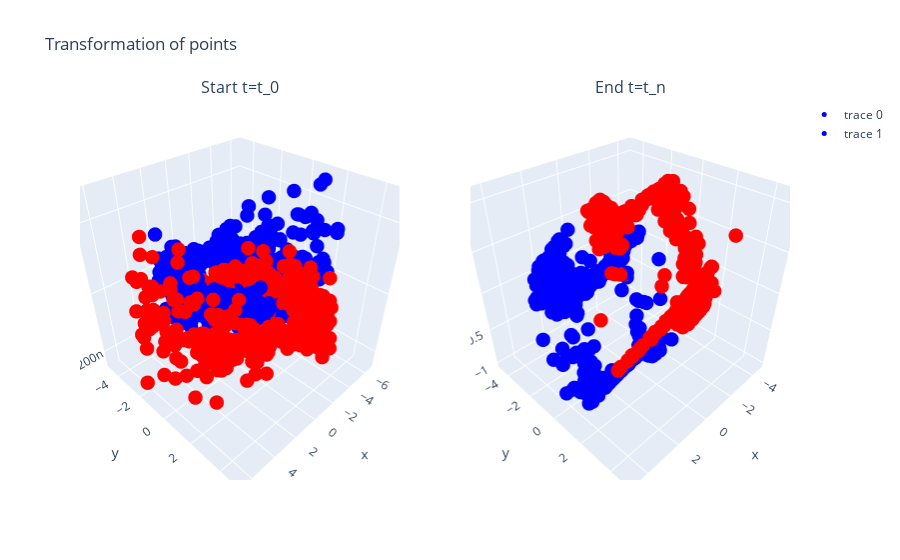

Notebook code cell kept with this figure:
### Markdown cell above
Interactive 3D plot

### Code cell
pca = PCA(n_components=3)
x_start = pca.fit_transform(x_transformed_reduced[:, :, 0])
x_end = pca.fit_transform(x_transformed_reduced[:, :, -1])

c_list = y_transformed_reduced

# Initialize figure with 4 3D subplots
fig = make_subplots(
    rows=1, 
    cols=2,
    specs=[[{'type': 'scene'},
            {'type': 'scene'},]],
    subplot_titles=('Start t=t_0',  'End t=t_n'))


fig.add_trace(
    go.Scatter3d(
        x=x_start[:, 0],
        y=x_start[:, 1],
        z=x_start[:, 2],
        mode='markers',
        marker=dict(
            size=5,
            color=[label_to_color[c] for c in c_list],                # set color to an array/list of desired values
            # colorscale='Viridis',   # choose a colorscale
            # opacity=0
            ),
        ),
    row=1, 
    col=1,
    )

fig.add_trace(
    go.Scatter3d(
        x=x_end[:, 0],
        y=x_end[:, 1],
        z=x_end[:, 2],
        mode='markers',
        marker=dict(
            size=5,
            color=[label_to_color[c] for c in c_list],                # set color to an array/list of desired values
            # colorscale='Viridis',   # choose a colorscale
            # opacity=0
            ),
        ),
    row=1, 
    col=2,
    )

fig.update_layout(
    title="Transformation of points"
)
fig.show()

### Figure 1 — Plotly figure (JSON) as saved in the notebook; plotly's stock layout.template omitted (floating-point values rounded to 4 significant figures; data arrays with more than 128 entries replaced by an {"elided": "..."} marker saying what was removed)
{"data": [{"marker": {"color": {"elided": "800 str values"}, "size": 5}, "mode": "markers", "scene": "scene", "type": "scatter3d", "x": {"elided": "800 float values"}, "y": {"elided": "800 float values"}, "z": {"elided": "800 float values"}}, {"marker": {"color": {"elided": "800 str values"}, "size": 5}, "mode": "markers", "scene": "scene2", "type": "scatter3d", "x": {"elided": "800 float values"}, "y": {"elided": "800 float values"}, "z": {"elided": "800 float values"}}], "layout": {"annotations": [{"font": {"size": 16}, "showarrow": false, "text": "Start t=t_0", "x": 0.225, "xanchor": "center", "xref": "paper", "y": 1, "yanchor": "bottom", "yref": "paper"}, {"font": {"size": 16}, "showarrow": false, "text": "End t=t_n", "x": 0.775, "xanchor": "center", "xref": "paper", "y": 1, "yanchor": "bottom", "yref": "paper"}], "scene": {"domain": {"x": [0, 0.45], "y": [0, 1]}}, "scene2": {"domain": {"x": [0.55, 1], "y": [0, 1]}}, "title": {"text": "Transformation of points"}}}
